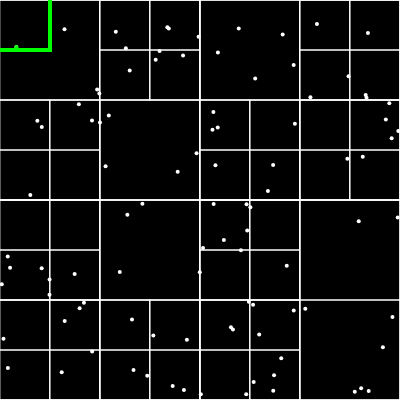
Frame 1 (no input)
Frame 60 (no input): identical to frame 1, image omitted
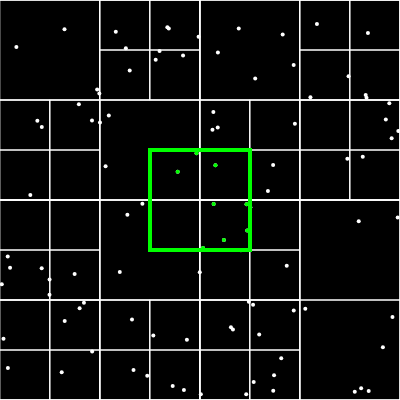
Frame 120 (the mouse pressed at the canvas centre since frame 60)

The p5.js sketch that drew these frames (run headless with seeded random() and noise() and a simulated clock; from frame 60 on, the mouse is pressed at the canvas centre):

// p5.js sketch
// ── sketch.js
let qt;
let count = 0;
function setup () {
    createCanvas (400 ,400) ;
    let boundary = new Rectangle (200 ,200 ,200 ,200) ;
    qt = new QuadTree ( boundary , 4) ;
    console .log (qt);

    for (let i =0; i < 100; i ++) {
        let p = new Point ( Math . random () * 400 , Math . random () * 400) ;
        qt. insert (p);
    }
    background (0) ;
    qt. show () ;
}

function draw () {
    background (0) ;
    qt. show () ;
    stroke (0 ,255 ,0) ;
    rectMode ( CENTER );
    let range = new Rectangle ( mouseX ,mouseY ,50 ,50);
    rect ( range .x, range .y, range .w*2 , range .h *2) ;
    let points = [];
    qt. query (range , points );
    for (let p of points ){
        strokeWeight (4) ;
        point (p.x, p.y);
    }
    console .log ( count );
    count = 0;
}
// ── main.html
<html>
<head>
<title> QuadTree </title>
<script src ="p5.min.js" ></script>
<script src ="quadtree.js" ></script>
<script src ="sketch.js" ></script>
</head>
<body>
</body>
</html> 

// ── quadtree.js
class Point {
    constructor (x, y, userData ){
    this .x = x;
    this .y = y;
    this . userData = userData ;
}
}
class Rectangle {
    constructor (x, y, w, h){
        this .x = x; // center
        this .y = y;
        this .w = w; // half width
        this .h = h; // half height
    }
    // verifica si este objeto contiene un objeto Punto
    contains ( point ){
        if ( this.x - this.w  < point.x && 
            point.x <= this.x + this.w && 
            this.y  - this.h < point.y && 
            point.y <= this.y + this.h  ){
            return true;
        }
        return false;
    }
    // verifica si este objeto se intersecta con otro objeto Rectangle
    intersects ( range ){
        return !(range.x - range.w > this.x + this.w ||
            range.x + range.w < this.x - this.w ||
            range.y - range.h > this.y + this.h ||
            range.y + range.h < this.y - this.h);
    }
} 

class QuadTree {
    constructor ( boundary , n){
        this.boundary = boundary ; // Rectangle
        this.capacity = n; // capacidad maxima de cada cuadrante
        this.points = []; // vector , almacena los puntos a almacenar
        this.divided = false ;
    }
    // divide el quadtree en 4 quadtrees
    subdivide(){
        var x = this.boundary.x;
        var y = this.boundary.y;
        var w = this.boundary.w;
        var h = this.boundary.h;

        this.northeast = new QuadTree(new Rectangle(x+w/2,y-h/2,w/2,h/2),this.capacity); 
        this.northwest = new QuadTree(new Rectangle(x-w/2,y-h/2,w/2,h/2),this.capacity);
        this.southeast = new QuadTree(new Rectangle(x+w/2,y+h/2,w/2,h/2),this.capacity);
        this.southwest = new QuadTree(new Rectangle(x-w/2,y+h/2,w/2,h/2),this.capacity);
        
        this.divided = true;
    }
    insert( point ){
        
        // Algoritmo
        if ( !this.boundary.contains(point) )
            return;

        if (( this.points.length ) < ( this.capacity )){
            this.points.push(point);
        }
        else{
            if ( !this.divided )
                this.subdivide();
            this.northeast.insert( point );
            this.northwest.insert( point );
            this.southeast.insert( point );
            this.southwest.insert( point );
            
        }

    }
    query (range , found ){
        count++;
        if ( this.boundary.intersects(range))
        {
            for ( let p of this . points )
                if ( range.contains(p) )
                    found.push( p );
            if( this.divided )
            {
                this.northeast.query(range , found );
                this.northwest.query(range , found );
                this.southeast.query(range , found );
                this.southwest.query(range , found );
            }
        
        }
        
    }
        

    show () {
        stroke (255) ;
        strokeWeight (1) ;
        noFill () ;
        rectMode ( CENTER );
        rect ( this . boundary .x, this . boundary .y, this . boundary .w*2 , this . boundary .h *2) ;
        if( this.divided ){
            this.northeast.show() ;
            this.northwest.show() ;
            this.southeast.show() ;
            this.southwest.show() ;
        }
        for (let p of this . points ){
            strokeWeight (4) ;
            point (p.x, p.y);
        }
    }
}
